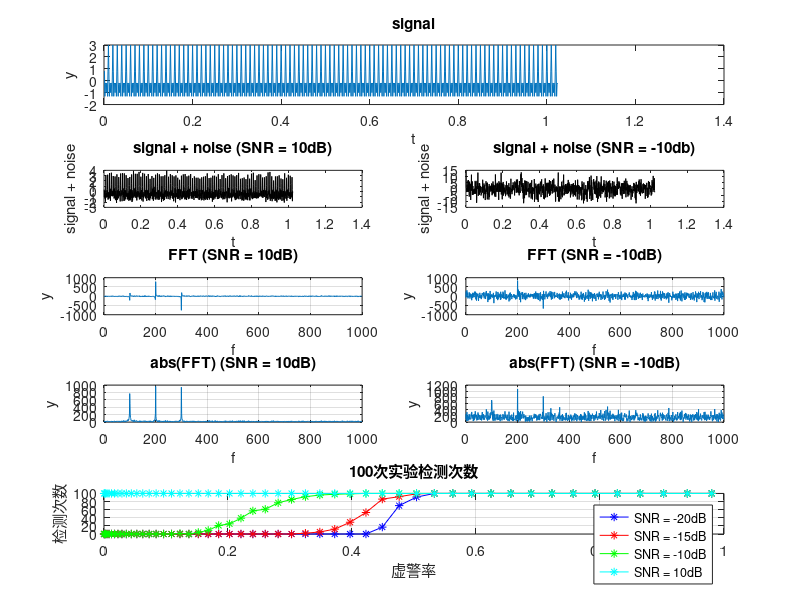

Write MATLAB code to recreate this figure.
clc;
clear all;

N = 1024;%采样点数
n = 1:N;
fs = 1000; %1000hz
t = n / fs; %时间轴

%% original signal
f0 = 100;
f1 = 200;
f2 = 300;
y1 = exp(1i * 2 * pi * f0 * t);
y2 = exp(1i * 2 * pi * f1 * t);
y3 = exp(1i * 2 * pi * f2 * t);
signal = y1 + y2 + y3; 

subplot(5, 2, [1, 2]);
plot(t, signal);
title("signal");
xlabel('t');
ylabel('y');

%% SNR = 10dB
SNR = 10; %信噪比20dB
signal_add_noise = awgn(signal, SNR, 'measured'); %加高斯白噪声
subplot(5, 2, 3);
plot(t, signal_add_noise, 'k');
title("signal + noise (SNR = 10dB)");
xlabel('t');
ylabel('signal + noise');

f = (0 : N-1) * (fs / N);
fft_y = fft(signal_add_noise, N);
abs_fft_y = abs(fft(signal_add_noise, N));

subplot(5, 2, 5);
plot(f, fft_y); %ignore img
title("FFT (SNR = 10dB)");
xlabel("f");
ylabel("y");
grid on;

subplot(5, 2, 7);
plot(f, abs_fft_y); %ignore img
title("abs(FFT) (SNR = 10dB)");
xlabel("f");
ylabel("y");
grid on;

%% SNR = -10dB
SNR = -10; %信噪比20dB
signal_add_noise = awgn(signal, SNR, 'measured'); %加高斯白噪声
subplot(5, 2, 4);
plot(t, signal_add_noise, 'k');
title("signal + noise (SNR = -10db)");
xlabel('t');
ylabel('signal + noise');

f = (0 : N-1) * (fs / N);
fft_y = fft(signal_add_noise, N);
abs_fft_y = abs(fft(signal_add_noise, N));

subplot(5, 2, 6);
plot(f, fft_y); 
title("FFT (SNR = -10dB)");
xlabel("f");
ylabel("y");
grid on;

subplot(5, 2, 8);
plot(f, abs_fft_y); 
title("abs(FFT) (SNR = -10dB)");
xlabel("f");
ylabel("y");
grid on;


%% detect
Pf =(0.01:0.02:1).^2; %虚警概率
%M = 3;
SNR(1) = -25;
SNR(2) = -20;
SNR(3) = -15;
SNR(4) = 10;

for i = 1:length(Pf) %虚警率
    for m = 1 : 4 %信道
        detect_y(i) = 0;
        for kk = 1:100 %次数
            signal_add_noise = awgn(signal, SNR(m), 'measured');
            %signal_energy(i) = sum(abs(signal_add_noise).^2);
            abs_fft_y = abs(fft(signal_add_noise, N));
            signal_add_noise_energy = sum(abs_fft_y.^2);
    
            noise = signal_add_noise - signal; %噪声
            noise_energy = sum(abs(noise).^2); %噪声时域能量
            noise_p = noise_energy / N; %噪声功率
    
            threshold(i) = noise_p * (N + sqrt(2 * N) * sqrt(2) * erfcinv(2 * Pf(i))) * N;
            
            if signal_add_noise_energy > threshold(i)
                detect_y(i) = detect_y(i) + 1;
            end
        end
        detect_diff_channel(m, i) = detect_y(i);
    end
end

subplot(5, 1, 5);
plot(Pf, detect_diff_channel(1, :), '*-b', Pf, detect_diff_channel(2, :), '*-r', ...
    Pf, detect_diff_channel(3, :), '*-g', Pf, detect_diff_channel(4, :), '*-c'); 
legend('SNR = -20dB','SNR = -15dB', 'SNR = -10dB', 'SNR = 10dB');
title("100次实验检测次数");
xlabel("虚警率");
ylabel("检测次数");
grid on;


